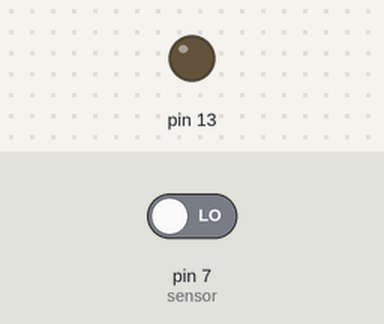
The sketch below on a simulated Arduino Uno, built with avr-gcc and run on an emulated ATmega328P. Shown: output pins drawn as LEDs (lit = HIGH). Inputs (shaded band) come from the test bench; at power-on: pin 7 (sensor) LOW. What the sketch prints to the serial monitor is not drawn.

Above: at 2.8 s.
2.9 s: pin 7 (sensor) driven HIGH
At 3.9 s:
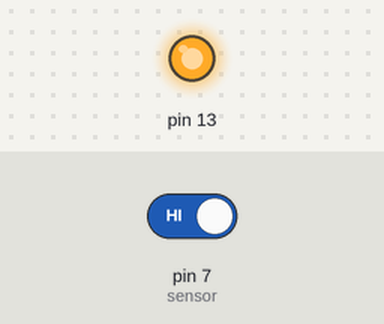
4.5 s: pin 7 (sensor) driven LOW
At 5.4 s:
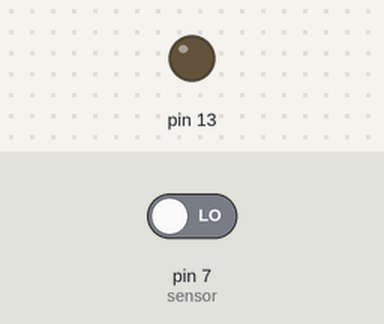
Timing chart, 0 to 7.5 s (numbered marks = the images above; inputs shaded):
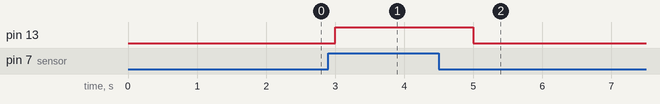

Measured:
- after the input at 2.9 s, pin 13: LOW → HIGH after 0.10 s
- after the input at 4.5 s, pin 13: HIGH → LOW after 0.50 s

The sketch:

sensor_lcd.ino
```cpp
#include <Servo.h>

int led=13; // 13번에 있는 led를 사용하기 위해 선언
int sensor=7; // 센서의 signal 선을 7번에 연결


void setup()

{
pinMode(13, OUTPUT); // 13번핀 출력으로 설정
pinMode(7, INPUT);   // 7번핀을 입력으로 설정
Serial.begin(9600);  // 통신속도 9600bps로 시리얼 통신 시작
}


void loop()
{
int val= digitalRead(sensor);

if(val==1)

{
digitalWrite(13,1);
Serial.println("감지 O");

delay(1000);
}

else
{
digitalWrite(13,0);
Serial.println("감지 X");
delay(1000);
}

}
```
